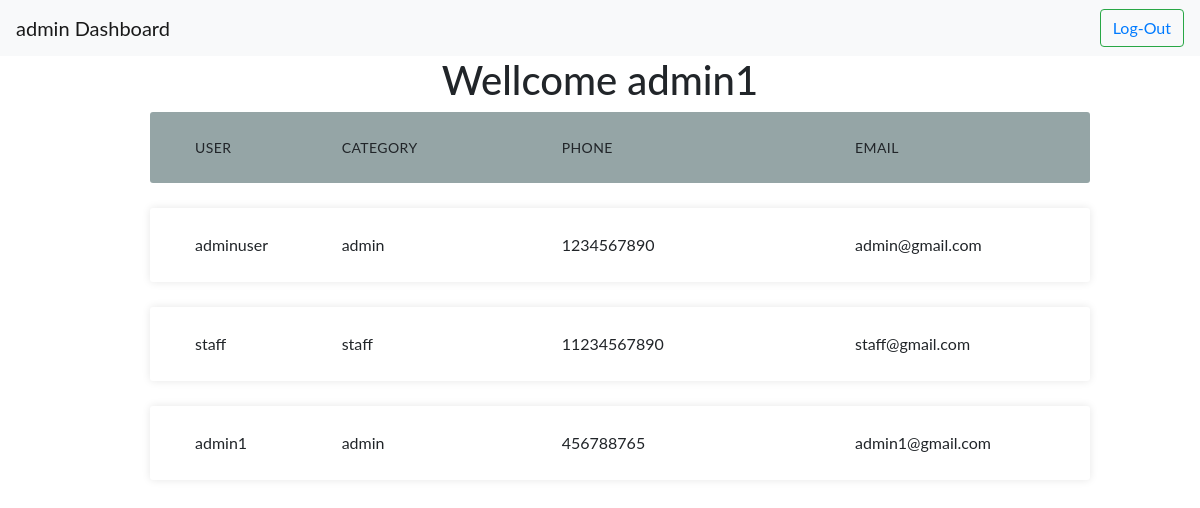
Screenshot of /index/ (signed in) with the database file from the repository.
### myapp/models.py (models this page shows)
class User(AbstractUser):
    ADMIN = 'admin'
    STAFF = 'staff'
    CATEGORY_CHOICES = [ (ADMIN, 'Admin'), (STAFF, 'Staff'), ]
    phone=models.CharField(max_length=13,unique=True)
    category = models.CharField( max_length=5, choices=CATEGORY_CHOICES, default=STAFF)
    date_joined = models.DateTimeField(auto_now_add=True)

### myapp/views.py (the view)
# urls.py: path('index/',views.DashboardView.as_view(),name='index'),
@method_decorator(signin_required,name='dispatch')
class DashboardView(View):
    def get(self,request,*args,**kwargs):
        if request.user.category=='admin':
            data=User.objects.all()
            return render(request,'myapp/index.html',{'data':data})
        elif request.user.category=='staff':
            staff=User.objects.get(username=request.user)
            return render(request,'myapp/index.html',{'staff':staff})

### myapp/templates/myapp/index.html (shortened to what this page needs)
<!DOCTYPE html>
<html lang="en">
<head>
    <link rel="stylesheet" href="https://cdn.jsdelivr.net/npm/bootstrap@4.0.0/dist/css/bootstrap.min.css">
</head>
<body>
    <nav class="navbar navbar-expand-lg navbar-light bg-light">
        <a class="navbar-brand" href="">{{request.user.category}} Dashboard</a>
        <div class="collapse navbar-collapse" id="navbarSupportedContent">
          <ul class="navbar-nav mr-auto">
            <li class="nav-item active">
              <a class="nav-link" href=""> <span class="sr-only">(current)</span></a>
            </li>
            <li class="nav-item">
              <a class="nav-link" href=""></a>
            </li>
            <li class="nav-item">
              <a class="nav-link disabled" href=""></a>
            </li>
          </ul>
          <form class="form-inline my-2 my-lg-0">
            <button class="btn btn-outline-success my-2 my-sm-0" type="submit"><a href="{%url 'signout'%}">Log-Out</a></button>
          </form>
        </div>
      </nav>
      <h1 align="center">Wellcome {{request.user}}</h1>
      <div class="container">
        <ul class="responsive-table">
          <li class="table-header">
            <div class="col col-1">User</div>
            <div class="col col-2">Category</div>
            <div class="col col-3">Phone</div>
            <div class="col col-4">Email</div>
          </li>
          {%if data%}
          {%for d in data%}
          <li class="table-row">
            <div class="col col-1" data-label="Job Id">{{d.username}}</div>
            <div class="col col-2" data-label="Customer Name">{{d.category}}</div>
            <div class="col col-3" data-label="Amount">{{d.phone}}</div>
            <div class="col col-4" data-label="Payment Status">{{d.email}}</div>
          </li>
          {%endfor%}
          {%endif%}
        </ul>
      </div>
</body>
</html>

### myapp/templates/myapp/index.html (style rules this page uses)
body { font-family: 'lato', sans-serif; }
.container { max-width: 1000px; margin-left: auto; margin-right: auto; padding-left: 10px; padding-right: 10px; }

### rows the page displays
User: user.category "admin", user "admin1", username "admin1", category "admin", phone "456788765", email "admin1@gmail.com"
User: username "adminuser", category "admin", phone "1234567890", email "admin@gmail.com"
User: username "staff", category "staff", phone "11234567890", email "staff@gmail.com"
